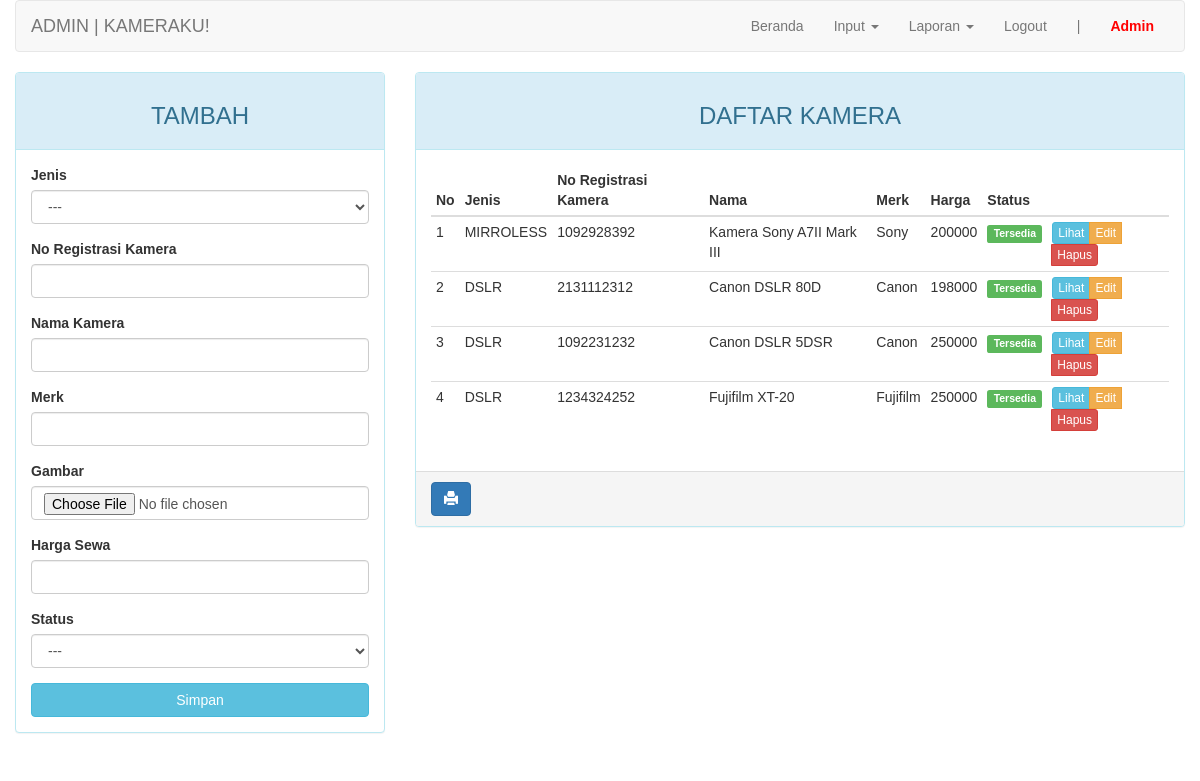
The page /admin/index.php?page=kameraku (signed in) on the database its author committed.
### tables this page shows
CREATE TABLE `kameraku` (
  `id_kameraku` int(11) NOT NULL,
  `id_jenis` int(4) NOT NULL,
  `no_kamera` varchar(10) NOT NULL,
  `merk` varchar(20) NOT NULL,
  `nama_kamera` varchar(30) NOT NULL,
  `gambar` varchar(100) NOT NULL,
  `harga` int(7) NOT NULL,
  `status` enum('0','1') NOT NULL
);

CREATE TABLE `jenis` (
  `id_jenis` int(4) NOT NULL,
  `nama` varchar(30) NOT NULL
);

### admin/page/kameraku.php (the view, shortened to what this page needs)
<?php
$update = (isset($_GET['action']) AND $_GET['action'] == 'update') ? true : false;
?>
<div class="row">
	<div class="col-md-4 hidden-print">
	    <div class="panel panel-<?= ($update) ? "warning" : "info" ?>">
	        <div class="panel-heading"><h3 class="text-center"><?= ($update) ? "EDIT" : "TAMBAH" ?></h3></div>
	        <div class="panel-body">
	            <form action="<?=$_SERVER['REQUEST_URI']?>" method="POST" enctype="multipart/form-data">
	                <div class="form-group">
	                    <label for="id_jenis">Jenis</label>
											<select class="form-control" name="id_jenis">
												<option>---</option>
											</select>
	                </div>
	                <div class="form-group">
	                    <label for="no_kamera">No Registrasi Kamera</label>
	                    <input type="text" name="no_kamera" class="form-control" <?= (!$update) ?: 'value="'.$row["no_kamera"].'"' ?>>
	                </div>
	                <div class="form-group">
	                    <label for="nama_kamera">Nama Kamera</label>
	                    <input type="text" name="nama_kamera" class="form-control" <?= (!$update) ?: 'value="'.$row["nama_kamera"].'"' ?>>
	                </div>
	                <div class="form-group">
	                    <label for="merk">Merk</label>
	                    <input type="text" name="merk" class="form-control" <?= (!$update) ?: 'value="'.$row["merk"].'"' ?>>
	                </div>
	                <div class="form-group">
	                    <label for="gambar">Gambar</label>
	                    <input type="file" name="gambar" class="form-control">
	                </div>
	                <div class="form-group">
	                    <label for="harga">Harga Sewa</label>
	                    <input type="text" name="harga" class="form-control" <?= (!$update) ?: 'value="'.$row["harga"].'"' ?>>
	                </div>
	                <div class="form-group">
	                    <label for="status">Status</label>
											<select class="form-control" name="status">
												<option>---</option>
											</select>
	                </div>
	                <button type="submit" class="btn btn-<?= ($update) ? "warning" : "info" ?> btn-block">Simpan</button>
	            </form>
	        </div>
	    </div>
	</div>
	<div class="col-md-8">
	    <div class="panel panel-info">
	        <div class="panel-heading"><h3 class="text-center">DAFTAR KAMERA</h3></div>
	        <div class="panel-body">
	            <table class="table table-condensed">
	                <thead>
	                    <tr>
	                        <th>No</th>
	                        <th>Jenis</th>
	                        <th>No Registrasi Kamera</th>
	                        <th>Nama</th>
	                        <th>Merk</th>
	                        <th>Harga</th>
	                        <th>Status</th>
	                        <th class="hidden-print"></th>
	                    </tr>
	                </thead>
	                <tbody>
	                    <?php $no = 1; ?>
	                    <?php if ($query = $connection->query("SELECT * FROM kameraku JOIN jenis USING(id_jenis)")): ?>
	                        <?php while($row = $query->fetch_assoc()): ?>
	                        <tr>
	                            <td><?=$no++?></td>
															<td><?=$row['nama']?></td>
															<td><?=$row['no_kamera']?></td>
															<td><?=$row['nama_kamera']?></td>
															<td><?=$row['merk']?></td>
															<td><?=$row['harga']?></td>
															<td><span class="label label-<?=($row['status']) ? "success" : "danger" ?>"><?=($row['status']) ? "Tersedia" : "Tidak Tersedia" ?></span></td>
	                            <td class="hidden-print">
	                                <div class="btn-group">
	                                    <a href="../assets/img/kamera/<?=$row['gambar']?>" class="btn btn-info btn-xs fancybox">Lihat</a>
	                                    <a href="?page=kameraku&action=update&key=<?=$row['id_kameraku']?>" class="btn btn-warning btn-xs">Edit</a>
	                                    <a href="?page=kameraku&action=delete&key=<?=$row['id_kameraku']?>" class="btn btn-danger btn-xs">Hapus</a>
	                                </div>
	                            </td>
	                        </tr>
	                        <?php endwhile ?>
	                    <?php endif ?>
	                </tbody>
	            </table>
	        </div>
			    <div class="panel-footer hidden-print">
			        <a onClick="window.print();return false" class="btn btn-primary"><i class="glyphicon glyphicon-print"></i></a>
			    </div>
	    </div>
	</div>
</div>

### admin/index.php (style rules this page uses)
html, body { height: 100%; margin: 0; padding: 0; font-family: 'Poppins', sans-serif; }
.row { flex-grow: 1; }

### rows shown on the page
kameraku: id_jenis.nama "MIRROLESS", no_kamera "1092928392", nama_kamera "Kamera Sony A7II Mark III", merk "Sony", harga "200000", status "Tersedia"
kameraku: id_jenis.nama "DSLR", no_kamera "2131112312", nama_kamera "Canon DSLR 80D", merk "Canon", harga "198000", status "Tersedia"
kameraku: id_jenis.nama "DSLR", no_kamera "1092231232", nama_kamera "Canon DSLR 5DSR", merk "Canon", harga "250000", status "Tersedia"
kameraku: id_jenis.nama "DSLR", no_kamera "1234324252", nama_kamera "Fujifilm XT-20", merk "Fujifilm", harga "250000", status "Tersedia"

### other values the page prints
$_SESSION["admin"]["username"] "Admin"
